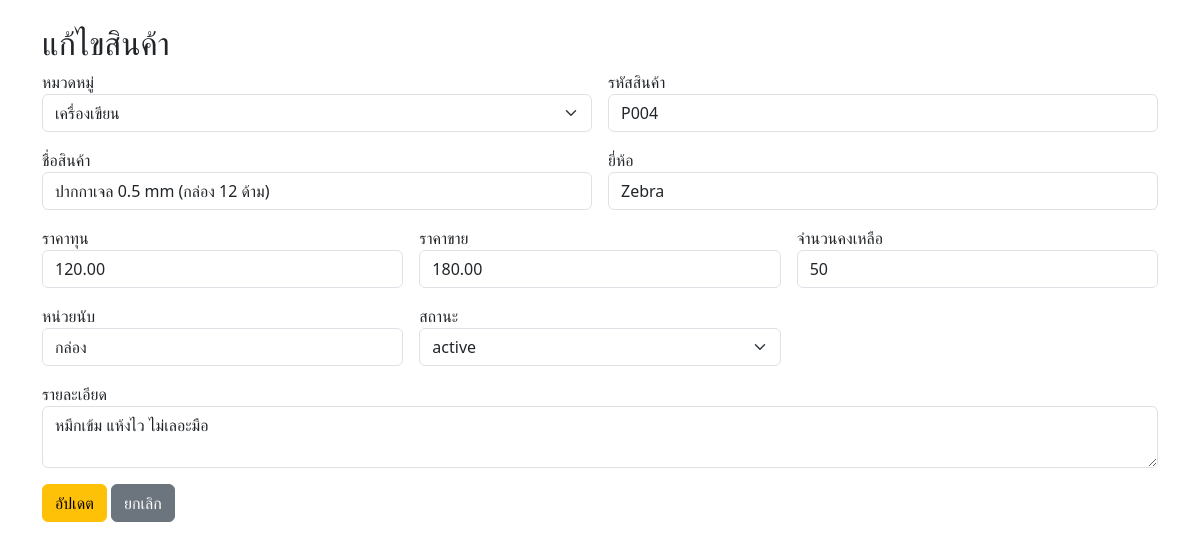
The app's page /edit.php?id=4 with its own data.
### tables this page shows
CREATE TABLE `products` (
  `product_id` int(11) NOT NULL,
  `category_id` int(11) NOT NULL,
  `product_code` varchar(20) NOT NULL,
  `product_name` varchar(150) NOT NULL,
  `brand` varchar(50) DEFAULT NULL,
  `cost_price` decimal(10,2) NOT NULL DEFAULT 0.00,
  `selling_price` decimal(10,2) NOT NULL DEFAULT 0.00,
  `stock_quantity` int(11) NOT NULL DEFAULT 0,
  `unit` varchar(20) DEFAULT 'ชิ้น',
  `detail` text DEFAULT NULL,
  `status` enum('active','inactive') DEFAULT 'active',
  `updated_at` datetime DEFAULT current_timestamp() ON UPDATE current_timestamp()
);

CREATE TABLE `categories` (
  `category_id` int(11) NOT NULL,
  `category_name` varchar(100) NOT NULL,
  `category_description` text DEFAULT NULL,
  `created_at` timestamp NOT NULL DEFAULT current_timestamp()
);

### edit.php (the view, shortened to what this page needs)
<?php
require_once 'config.php';
$id = $_GET['id'];
$stmt = $conn->prepare("SELECT * FROM products WHERE product_id = ?");
$stmt->execute([$id]);
$product = $stmt->fetch();
$categories = $conn->query("SELECT * FROM categories")->fetchAll();
?>
<!DOCTYPE html>
<html lang="th">
<head>
    <link rel="stylesheet" href="https://cdn.jsdelivr.net/npm/bootstrap@5.3.0/dist/css/bootstrap.min.css">
</head>
<body class="container mt-4">
    <h2>แก้ไขสินค้า</h2>
    <form method="POST" class="row g-3">
        <div class="col-md-6">
            <label>หมวดหมู่</label>
            <select name="category_id" class="form-select">
                <?php foreach ($categories as $cat): ?>
                    <option value="<?= $cat['category_id'] ?>" <?= $cat['category_id'] == $product['category_id'] ? 'selected' : '' ?>><?= $cat['category_name'] ?></option>
                <?php endforeach; ?>
            </select>
        </div>
        <div class="col-md-6"><label>รหัสสินค้า</label><input type="text" name="product_code" class="form-control" value="<?= $product['product_code'] ?>" required></div>
        <div class="col-md-6"><label>ชื่อสินค้า</label><input type="text" name="product_name" class="form-control" value="<?= $product['product_name'] ?>" required></div>
        <div class="col-md-6"><label>ยี่ห้อ</label><input type="text" name="brand" class="form-control" value="<?= $product['brand'] ?>"></div>
        <div class="col-md-4"><label>ราคาทุน</label><input type="number" step="0.01" name="cost_price" class="form-control" value="<?= $product['cost_price'] ?>" required></div>
        <div class="col-md-4"><label>ราคาขาย</label><input type="number" step="0.01" name="selling_price" class="form-control" value="<?= $product['selling_price'] ?>" required></div>
        <div class="col-md-4"><label>จำนวนคงเหลือ</label><input type="number" name="stock_quantity" class="form-control" value="<?= $product['stock_quantity'] ?>" required></div>
        <div class="col-md-4"><label>หน่วยนับ</label><input type="text" name="unit" class="form-control" value="<?= $product['unit'] ?>"></div>
        <div class="col-md-4">
            <label>สถานะ</label>
            <select name="status" class="form-select">
                <option value="active" <?= $product['status'] == 'active' ? 'selected' : '' ?>>active</option>
            </select>
        </div>
        <div class="col-12"><label>รายละเอียด</label><textarea name="detail" class="form-control"><?= $product['detail'] ?></textarea></div>
        <div class="col-12">
            <button type="submit" class="btn btn-warning">อัปเดต</button>
            <a href="index.php" class="btn btn-secondary">ยกเลิก</a>
        </div>
    </form>
</body>
</html>

### records on screen
products: category_id "เครื่องเขียน", product_code "P004", product_name "ปากกาเจล 0.5 mm (กล่อง 12 ด้าม)", brand "Zebra", cost_price "120.00", selling_price "180.00", stock_quantity "50", unit "กล่อง", status "active", detail "หมึกเข้ม แห้งไว ไม่เลอะมือ"
